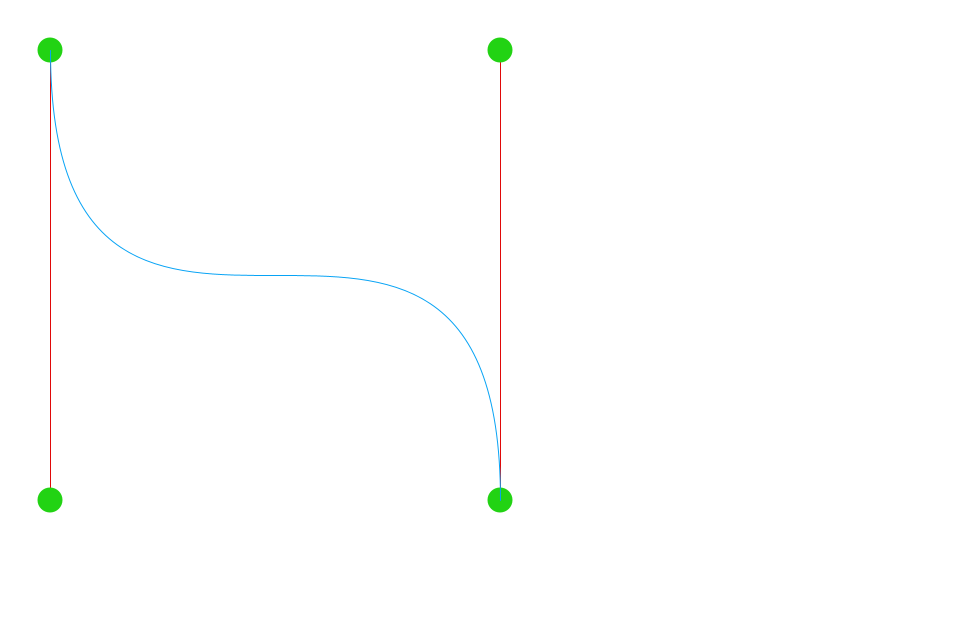
Frame 1 (no input)
Frame 60 (the mouse pressed at the canvas centre just before this capture): identical to frame 1, image omitted
Frame 120 (the mouse held since frame 60 and released just before this capture): identical to frame 1, image omitted

The Processing sketch that drew this single still picture (run headless with seeded random() and noise(); from frame 60 on, the mouse is pressed at the canvas centre):

// Processing sketch: BezierEditor
// ── BezierEditor.pde

ArrayList<Vector> vectors;

Vector h = new Vector(50,50,50,500);
Vector b = new Vector(500,50,500,500);

void setup() {

  size(970,620);
  vectors = new ArrayList<Vector>();
  //Editor vectors
  vectors.add(h);
  vectors.add(b);

}

void draw() {
  
  background(255);

  for(Vector vector : vectors) {
    vector.update();
    vector.drawVector();
  }
  
  noFill();
  stroke(#07A3F5);
  bezier(h.pos.x,h.pos.y,h.vec.x,h.vec.y,
         b.pos.x,b.pos.y,b.vec.x,b.vec.y);
  
}
// ── Vector.pde

class Vector {

  public PVector pos; 
  public PVector vec; 
  public boolean dragging = false;
  //Color
  private final color POINT_COLOR = color(#22D313);
  private final color LINE_COLOR = color(#E00909);
  private final color MOUSE_OVER_COLOR = color(#2A9820);
  private final color MOUSE_CLICKED_COLOR = color(#145007);
  private color CURRENT_COLOR;
  //Drawing options
  private final float POINT_DIAMETER = 25.0;
  
  public Vector(float x, float y, float vx, float vy) {
  
    pos = new PVector(x, y);
    vec = new PVector(vx, vy);
    CURRENT_COLOR = POINT_COLOR;
    
  }
  
  public void drawVector() {
    stroke(#E00909);
    line(pos.x,pos.y,vec.x,vec.y);
    noStroke();
    fill(#22D313);
    ellipse(pos.x,pos.y,POINT_DIAMETER,POINT_DIAMETER);
    ellipse(vec.x,vec.y,POINT_DIAMETER,POINT_DIAMETER);
  }
  
  public void update() {
      if(!mousePressed) {
        dragging = false;}   
      if (isOverBottom() || dragging) {
        CURRENT_COLOR = MOUSE_OVER_COLOR;
        if(mousePressed) {
          CURRENT_COLOR = MOUSE_CLICKED_COLOR;
          dragging = true;
          pos.x = mouseX;
          pos.y = mouseY;}
      }
      else if (isOverHead() || dragging) {
        CURRENT_COLOR = MOUSE_OVER_COLOR;
        if(mousePressed) {
          CURRENT_COLOR = MOUSE_CLICKED_COLOR;
          dragging = true;
          vec.x = mouseX;
          vec.y = mouseY;}
      }
      else {
        CURRENT_COLOR = POINT_COLOR;}
  }
  
  public boolean isOverBottom() {
    if(pos.dist(new PVector(mouseX, mouseY)) <= POINT_DIAMETER/2) {
      return true;}
    return false;
  }
  public boolean isOverHead() {
    if(vec.dist(new PVector(mouseX, mouseY)) <= POINT_DIAMETER/2) {
      return true;}
    return false;
  }

}
